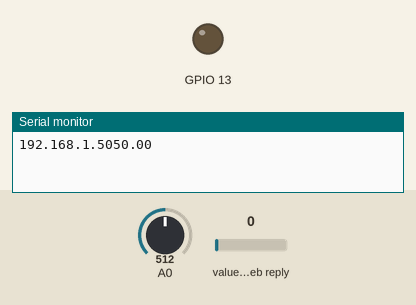
Simulated run of this sketch. Board: ESP8266 (NodeMCU). On the bench: output pins drawn as LEDs (lit = HIGH), the last lines printed to the serial monitor. The inputs (shaded band) are chosen by the test bench; at power-on: A0 = 512, value in the web reply 0. WiFi joins after 1.5 s; servers stay silent unless stated; web services answer with replies made up by the test bench.

Above: at 1.6 s.
At 2.2 s:
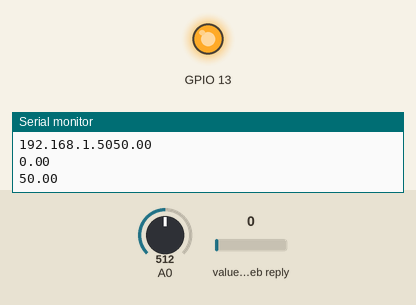
Timing chart, 0 to 3.7 s (numbered marks = the images above):
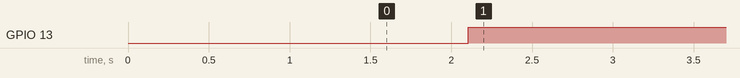

Measured:
- by itself, GPIO 13: LOW → HIGH at 2.1 s

The sketch:

program.ino
```cpp
#include<ESP8266WiFi.h>
WiFiClient iotclient; //globally declaring client
#include "ThingSpeak.h"//including things speak

void setup()
{
  Serial.begin(9600);
  ThingSpeak.begin(iotclient);//starting things speak as server
  WiFi.mode(WIFI_STA);//declaring ESP as station
  WiFi.begin("MBLAZE-AC3633R2-9D45","cinderella");//connecting ESP to the available WiFi device
  while (WiFi.status()!=WL_CONNECTED)//connecting ESP to WiFi
  {
    delay(100);
  }
  Serial.print(WiFi.localIP());
  pinMode(13,OUTPUT);
}

void loop()
{
 float a,b,temp;
 int p;
 p=analogRead(A0);
 temp=0.0009765*p*100;
 Serial.println(temp);
 ThingSpeak.writeField(309969,3,temp,"E9X9ORK1Q5JKRBP6");// writes temperature to thingspek

 b=ThingSpeak.readFloatField(309969,2,"3GD5N8JBZJKFHQLI");//auto/man field status
 Serial.println(b);

 if(b==1)//manual
 {
 a=ThingSpeak.readFloatField(309969,1,"3GD5N8JBZJKFHQLI");//variable a saves the value in thingspeak LED status
 Serial.println(a);
 if(a==1)//if the data send has the word ON then led gets ON
  {
    digitalWrite(13,HIGH);
  }
  if(a==0)//if the data send has the word OFF then led gets OFF
  {
    digitalWrite(13,LOW);
  }
 }

 if(b==0)//automatic
 {
 if(temp>37)
 {
  digitalWrite(13,HIGH);
 }
 if(temp<=37)
 {
  digitalWrite(13,LOW);
 }
 }
 //delay(20000);
}
```
